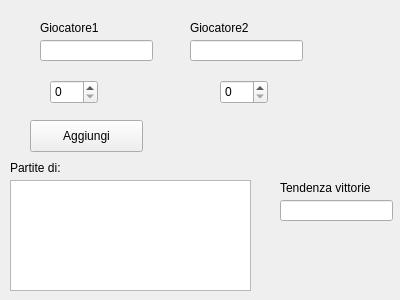
<?xml version="1.0" encoding="UTF-8"?>
<ui version="4.0">
 <class>gestionepartite</class>
 <widget class="QWidget" name="gestionepartite">
  <property name="geometry">
   <rect>
    <x>0</x>
    <y>0</y>
    <width>400</width>
    <height>300</height>
   </rect>
  </property>
  <property name="windowTitle">
   <string>Form</string>
  </property>
  <widget class="QLineEdit" name="giocatoreuno">
   <property name="geometry">
    <rect>
     <x>40</x>
     <y>40</y>
     <width>113</width>
     <height>21</height>
    </rect>
   </property>
  </widget>
  <widget class="QLineEdit" name="giocatoredue">
   <property name="geometry">
    <rect>
     <x>190</x>
     <y>40</y>
     <width>113</width>
     <height>21</height>
    </rect>
   </property>
  </widget>
  <widget class="QSpinBox" name="spinuno">
   <property name="geometry">
    <rect>
     <x>50</x>
     <y>80</y>
     <width>48</width>
     <height>24</height>
    </rect>
   </property>
   <property name="cursor">
    <cursorShape>PointingHandCursor</cursorShape>
   </property>
   <property name="maximum">
    <number>3</number>
   </property>
  </widget>
  <widget class="QSpinBox" name="spin2">
   <property name="geometry">
    <rect>
     <x>220</x>
     <y>80</y>
     <width>48</width>
     <height>24</height>
    </rect>
   </property>
   <property name="cursor">
    <cursorShape>PointingHandCursor</cursorShape>
   </property>
   <property name="maximum">
    <number>3</number>
   </property>
  </widget>
  <widget class="QLabel" name="labeluno">
   <property name="geometry">
    <rect>
     <x>40</x>
     <y>20</y>
     <width>71</width>
     <height>16</height>
    </rect>
   </property>
   <property name="text">
    <string>Giocatore1</string>
   </property>
  </widget>
  <widget class="QLabel" name="labeldue">
   <property name="geometry">
    <rect>
     <x>190</x>
     <y>20</y>
     <width>71</width>
     <height>16</height>
    </rect>
   </property>
   <property name="text">
    <string>Giocatore2</string>
   </property>
  </widget>
  <widget class="QTableWidget" name="tabellapartite">
   <property name="geometry">
    <rect>
     <x>10</x>
     <y>180</y>
     <width>241</width>
     <height>111</height>
    </rect>
   </property>
  </widget>
  <widget class="QLabel" name="labeltre">
   <property name="geometry">
    <rect>
     <x>10</x>
     <y>160</y>
     <width>141</width>
     <height>16</height>
    </rect>
   </property>
   <property name="text">
    <string>Partite di:</string>
   </property>
  </widget>
  <widget class="QLineEdit" name="statistiche">
   <property name="geometry">
    <rect>
     <x>280</x>
     <y>200</y>
     <width>113</width>
     <height>21</height>
    </rect>
   </property>
  </widget>
  <widget class="QLabel" name="labelquattro">
   <property name="geometry">
    <rect>
     <x>280</x>
     <y>180</y>
     <width>111</width>
     <height>16</height>
    </rect>
   </property>
   <property name="text">
    <string>Tendenza vittorie</string>
   </property>
  </widget>
  <widget class="QPushButton" name="aggiungipartita">
   <property name="geometry">
    <rect>
     <x>30</x>
     <y>120</y>
     <width>113</width>
     <height>32</height>
    </rect>
   </property>
   <property name="text">
    <string>Aggiungi</string>
   </property>
  </widget>
 </widget>
 <resources/>
 <connections/>
</ui>
